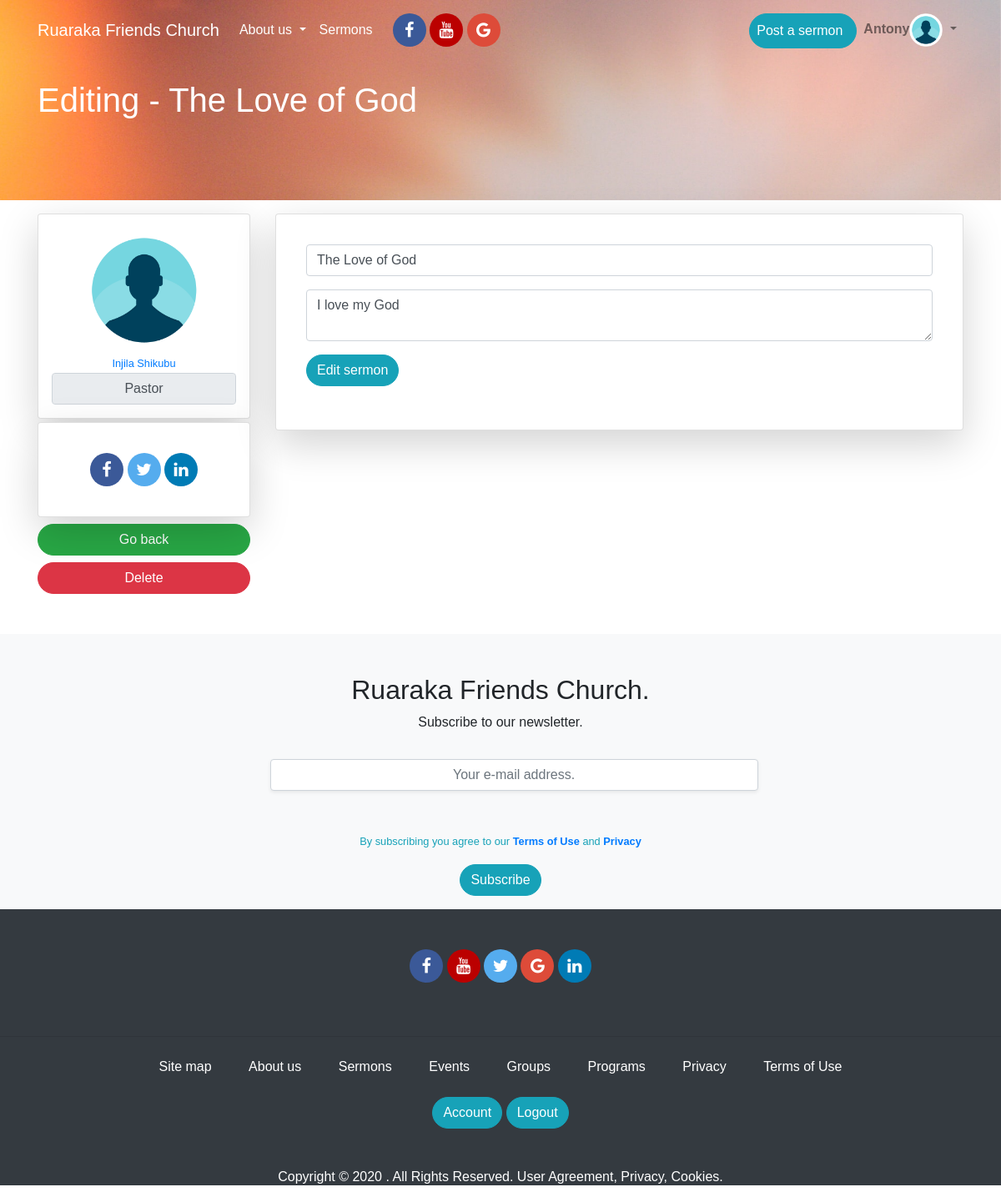
Page /post/edit/1 (signed in) on the committed database.
### app/models.py (models this page shows, shortened)
class User(UserMixin,db.Model):
	id = db.Column(db.Integer, primary_key=True)
	username = db.Column(db.String(124), index=True,unique=True)
	firstname = db.Column(db.String(124), index=True)
	lastname = db.Column(db.String(124), index=True)
	email = db.Column(db.String(124), index=True, unique=True)
	password_hash = db.Column(db.String(124), index=True, unique=True)
	about_me = db.Column(db.String(150))
	avatar = db.Column(db.String(150))
	facebook_url = db.Column(db.String(200))
	twitter_url = db.Column(db.String(200))
	linkedin_url = db.Column(db.String(200))
	role = db.Column(db.String(124), index=True)
	posts = db.relationship('Post', backref='author', lazy='dynamic')
	sermons = db.relationship('Sermon', backref='author', lazy='dynamic')

class Post(db.Model):
	id = db.Column(db.Integer, primary_key=True)
	title = db.Column(db.String(124), index=True)
	body = db.Column(db.String(500), index=True)
	avatar = db.Column(db.String(200))
	timestamp = db.Column(db.DateTime, index=True, default = datetime.utcnow)
	user_id = db.Column(db.Integer, db.ForeignKey('user.id'))

### app/routes.py (the view)
@app.route('/post/edit/<post_id>', methods=['GET', 'POST'])
@login_required
def post_edit(post_id):
	post = Post.query.get(post_id)
	if post.author.username != current_user.username:
		return redirect('index')
	form = PostEditForm()
	if form.validate_on_submit():
		post.title = form.title.data
		post.body = form.body.data
		db.session.commit()
		return redirect(url_for('post_edit',post_id=post.id ))
	elif request.method == 'GET':
		form.title.data = post.title
		form.body.data = post.body
	title = "Edit ".format(post.title)
	posts = Post.query.filter_by(author=post.author).all()
	return render_template('post_edit.html', title=title, post =post ,posts=posts,form=form )

### app/forms.py
class PostEditForm(FlaskForm):
	title = StringField('Title',validators=[DataRequired()])
	body = TextAreaField('Post content (Max of 500 words)',validators=[DataRequired()])
	submit = SubmitField("Edit sermon")

### app/models.py (called while the page is built)
@login.user_loader
def load_user(id):
	return User.query.get(int(id))

### app/templates/post_edit.html (shortened to what this page needs)
{% extends 'base.html' %}
{% block content  %}
<section id="profile_section">
	<div id="section-profile-top">
		<div class="pt-5 container">
			<h1 class="mt-5">Editing - {{post.title | truncate(30, True)}}</h1>
		</div>
	</div>
	<div class="container mt-3 mb-5">
		<div class="row">
			<div class="col-xs-12 col-sm-12 col-md-3 col-lg-3 col-xl-3">
        <a href="{{url_for('profile', username=post.author.username)}}">
  				<div class="card shadow-lg p-3 mb-1 bg-white rounded text-center">
  					<img src="{{url_for('static', filename='imgs/profile_pic.png')}}" class="img-rounded mx-auto" style="height: 150px; width:150px">
  					<div class="card-body p-0">
  						<small>{{post.author.firstname}} {{post.author.lastname}}</small>
  						<input type="tex" disabled value="{{post.author.role}}" class="form-control" style="text-align: center">
  					</div>
  				</div>
        </a>
				<div class="card shadow-lg p-3 mb-2 bg-white rounded">
					<div class="card-body">
						<div id="social_media_links" class="text-center">
					        <a href="#" class="fa fa-facebook"></a>
					        <a href="#" class="fa fa-twitter"></a>
					        <a href="#" class="fa fa-linkedin"></a>
				      </div>
					</div>
				</div>
        <a href="{{url_for('post_details', post_id=post.id)}}" class="btn btn-success btn-block btn_custom">Go back</a>
        <a href="#" class="btn btn-danger btn-block btn_custom">Delete</a>
			</div>
			<div class="col-xs-12 col-sm-12 col-md-9 col-lg-9 col-xl-9">
				<div class="card shadow-lg p-3 mb-2 bg-white rounded">
					<div class="card-body">
						<form class="" action="{{url_for('post_edit', post_id=post.id)}}" method="post">
              <fieldset>
								<div class="form-group">
									{{form.title(class='form-control', placeholder='Title', type='text')}}
								</div>
								<div class="form-group">
									{{form.body(class='form-control', placeholder='Text Content',type='text')}}
								</div>
								<div class="form-group">
									{{form.submit(class='btn btn-info btn-md btn_custom')}}
								</div>
							</fieldset>
            </form>
					</div>
				</div>
					</div>
				</div>
			</div>
</section>
{% endblock content  %}

### app/templates/_navbar.html (shortened to what this page needs)
<nav class="navbar navbar-expand-lg navbar-light fixed-top" id="menu-area">
  <div class="container">
    <a class="navbar-brand  text-white" href="{{url_for('index')}}">Ruaraka Friends Church</a>
    <div class="collapse navbar-collapse  text-white" id="navbarNav">
      <ul class="navbar-nav ">
        <li class="nav-item dropdown">
          <a class="nav-link dropdown-toggle  text-white"  href="" id="navbarDropdown" role="button" data-toggle="dropdown" aria-haspopup="true" aria-expanded="false">
            About us
          </a>
        </li>
        <li class="nav-item mr-0 ">
          <a class="nav-link mr-0 text-white" href="#/section-sermons">Sermons</a>
        </li>
         <div id="social_media_links" class="text-center ml-3">
          <a href="#" class="fa fa-facebook"></a>
          <a href="#" class="fa fa-youtube"></a>
          <a href="#" class="fa fa-google"></a>
        </div>
      </ul>
      <ul class="navbar-nav ml-auto">
        {% if current_user.is_anonymous %}
        <li class="nav-item">
          <a class="nav-link btn btn-info btn_custom mr-1" href="{{url_for('signup')}}" style="color:white;padding-left:20px; padding-right: 20px">Join us</a>
        </li>
        <li class="nav-item">
            <a class="nav-link btn btn-warning btn_custom" href="{{url_for('login')}}" id="login_link" style="color:white;padding-left:20px; padding-right: 20px">Login</a>
        </li>
        {% else %}
        {% if current_user.role == 'Pastor' %}
        <li class="nav-item">
          <a class="nav-link btn btn-info btn_custom text-white mt-2 pr-3" href="{{url_for('sermon')}}" >Post a sermon</a>
        </li>
        {% endif %}
        <li class="nav-item dropdown">
          <a class="nav-link dropdown-toggle" href="{{url_for('profile',username=current_user.username)}}" id="navbarDropdown" role="button" data-toggle="dropdown" aria-haspopup="true" aria-expanded="false">
            <span><strong id="username-font">{{current_user.username}}</strong></span><img src="{{url_for('static', filename='imgs/profile_pic.png')}}" class="img-rounded" style="height: 40px; width:40px">
          </a>
        </li>
        {% endif %}
      </ul>
    </div>
  </div>
</nav>

### app/static/css/main.css (style rules this page uses)
body { font-family: sans-serif; padding: 0; margin: 0 }
.btn_custom { border-radius: 30px; }
.fa { padding: 10px; font-size: 20px; width: 30px; text-align: center; text-decoration: none; border-radius: 50%; }
.fa-facebook { background: #3B5998; color: white; width: 40px; }
.fa-twitter { background: #55ACEE; color: white; width: 40px; }
.fa-google { background: #dd4b39; color: white; width: 40px; }
.fa-linkedin { background: #007bb5; color: white; width: 40px; }
.fa-youtube { background: #bb0000; color: white; width: 40px; }
#profile_section { min-height: 70vh; }
#sermons_section_list, #section-profile-top { background-image: url('/static/imgs/bg1.jpg') ; background-repeat: no-repeat; background-attachment: fixed; background-size: cover; background-position: bottom; height: 35vh; max-height: 30vh; color: white }

### rows in the picture
User: username "Antony", author.firstname "Injila", author.lastname "Shikubu", author.role "Pastor"
Post: title "The Love of God", body "I love my God"
